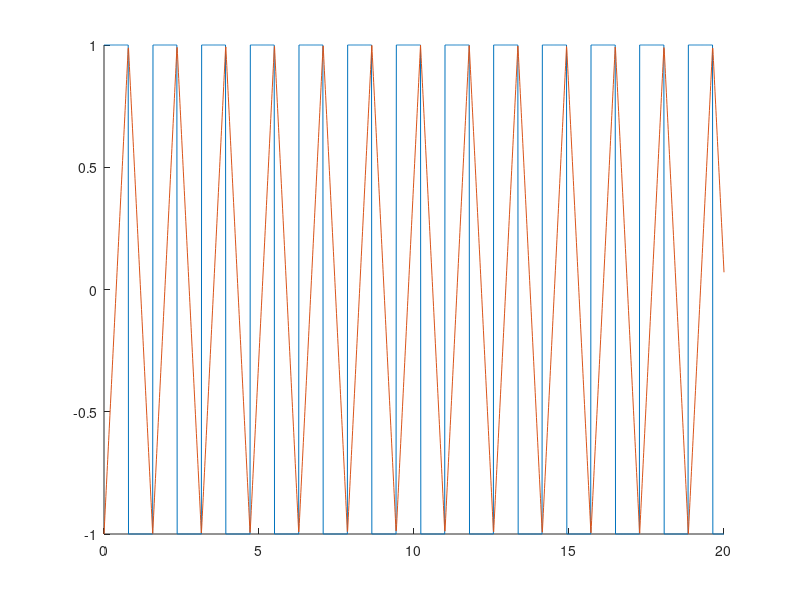

MATLAB code to generate this figure: (Note: this script raises an error after producing the figure.)
clear;clc;clf;
m = load("memristanceValues.txt");
v = load('voltageValues.txt');
m = m';
v = v';

plot(m(:,1));




%% square and triangular wave generation
clear;clc;clf;
dt=0.01; T = 20;
t = 0:dt:T;
square = square(t*4);
triangle = sawtooth(t*4,0.5);

hold on
plot(t,square)
plot(t,triangle)
hold off

M_square = zeros(length(t),2);
M_triangle= zeros(length(t),2);
M_square(:,2) = square;
M_triangle(:,2) = triangle;
M_square(:,1) = t;
M_triangle(:,1) = t;
dlmwrite('squareWave-20_0.01.txt',M_square, ' ')
dlmwrite('TriangleWave-20_0.01.txt',M_triangle, ' ')

%% Test of dataset
load('dataset.csv')

%% temp code 2

T = 10*(1/50);
Fs = 1000;
dt = 1/Fs;
t = 0:dt:T-dt;
x = sawtooth(2*pi*50*t,0.5);
plot(t,x)

plot(t,x)
grid on
